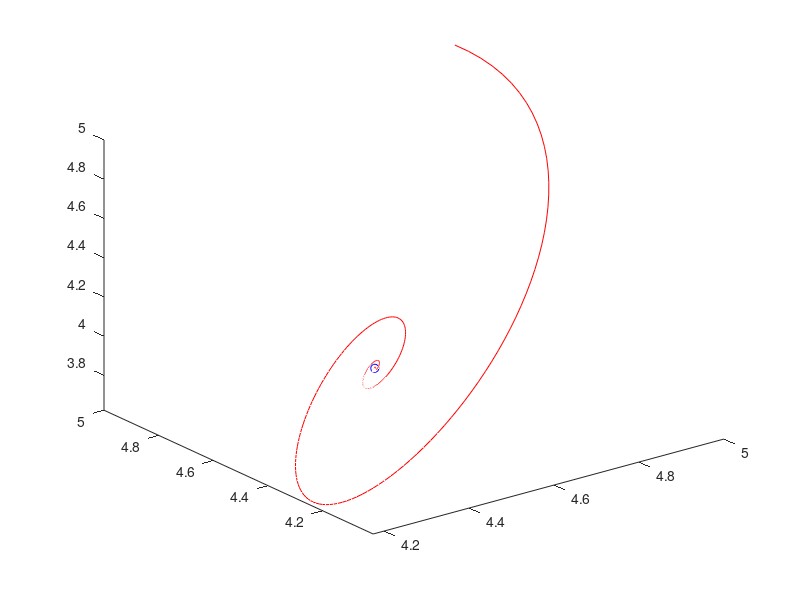

The MATLAB script that drew this image:
%% ex4_4
clear all; close all;
%% 1. Equations
clear all;clc;
n = 10000;
sigma = input("sigma = ");
b = input("b = ");
r = input("r = ");
dt = 0.01;
X = zeros(n,1);
Y = zeros(n,1);
Z = zeros(n,1);

X(1) = input("X = "); Y(1) = input("Y = "); Z(1) = input("Z = ");
for i=1:n
    X(i+1) = X(i) + sigma*(Y(i)-X(i))*dt;
    Y(i+1) = Y(i) + (X(i)*(r-Z(i))-Y(i))*dt;
    Z(i+1) = Z(i) + (X(i)*Y(i)-b*Z(i))*dt;
end
comet3(X,Y,Z)







